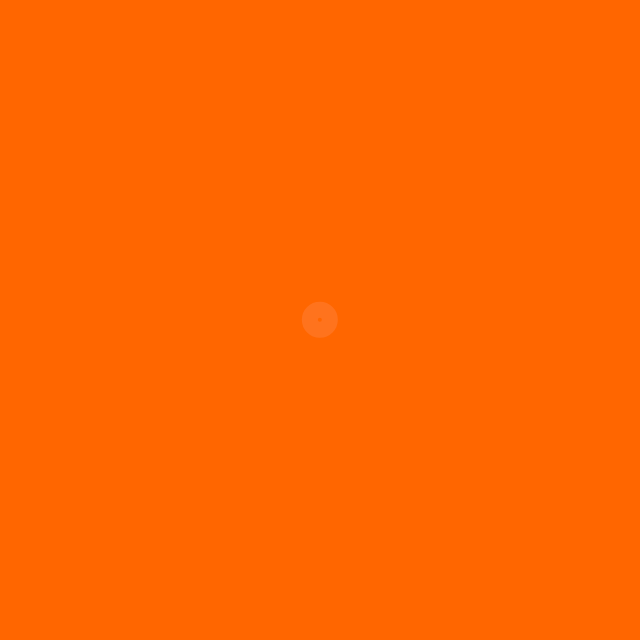
Frame 1 (no input)
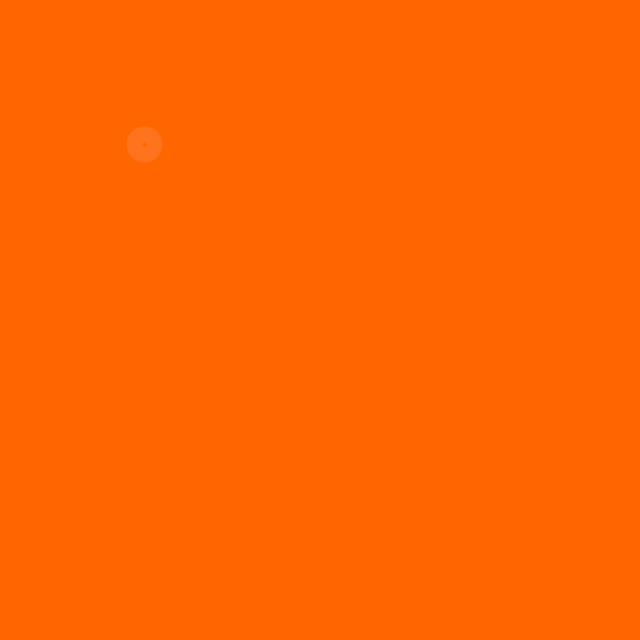
Frame 60 (no input)
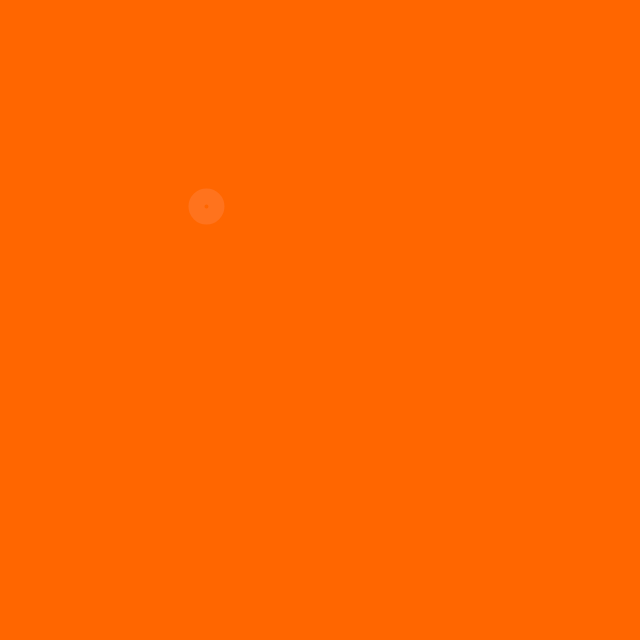
Frame 120 (the mouse pressed at the canvas centre since frame 60)

The p5.js sketch that drew these frames (run headless with seeded random() and noise() and a simulated clock; from frame 60 on, the mouse is pressed at the canvas centre):

// p5.js sketch
// ── sketch.js
let canvasWidth = 640;
let canvasHeight = 640;
let mover;

function setup() {
  createCanvas(canvasWidth, canvasHeight);
  mover = new Mover();
}

function draw() {
  background('#ff6600');
  mover.update();
  mover.display();
}

// ── mover.js
class Mover {
  constructor() {
    this.position = createVector(width / 2, height / 2);
    this.velocity = createVector();
    this.acceleration = createVector();
    this.topspeed = 5;
  }
  update() {
    let mouse = createVector(mouseX, mouseY);
    this.acceleration = p5.Vector.sub(mouse, this.position); // Using a static reference to sub() to give us a NEW p5.Vector pointing from one point to another
    // To set the magnitude, first NORMALIZE the vector to its unit vector (of length 1) that can easily scale to any value
    let anything = 0.23;
    // This is the manual way but p5.Vector already includes a method to do this as its such a common operation
    // acceleration.normalize();
    // acceleration.mult(anything);
    this.acceleration.setMag(anything);
    this.velocity.add(this.acceleration);
    this.velocity.limit(this.topspeed);
    this.position.add(this.velocity);
  }

  display() {
    noFill();
    stroke(255, 125, 50, 150);
    strokeWeight(20);
    ellipse(this.position.x, this.position.y, 16, 16);
  }
}
